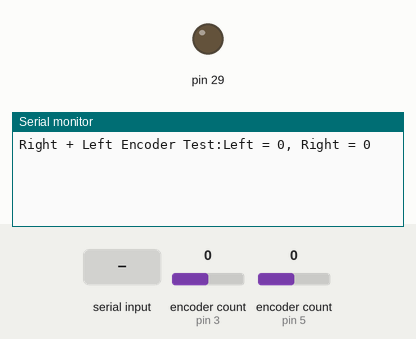
Bench run of a sketch on a simulated Teensy 4. Shown: output pins drawn as LEDs (lit = HIGH), the last lines printed to the serial monitor. Inputs (shaded band) come from the test bench; at power-on: encoder count (sensors on pin 3, pin 5) 0.

Above: at 1.2 s.
1.3 s: encoder count (sensor on pin 3) set to 1
At 2.5 s:
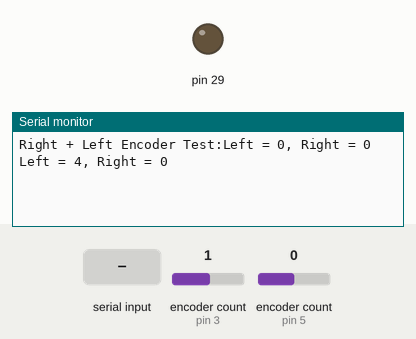
2.8 s: "1" received over Serial
At 3.7 s:
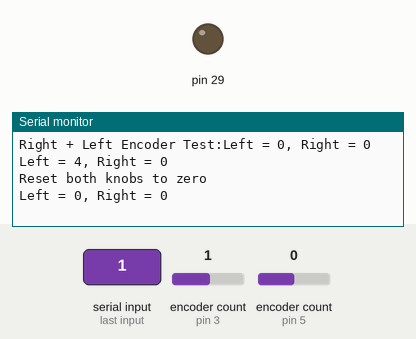

The sketch:

encoder_test.ino
```cpp
/*
 * This test prints encoder values to the Serial Monitor for both wheels
 * To check, manually spin wheels and see if values change properly
 */

#include <VL6180X.h>
#include <i2c_t3.h>
#include "pins.hh"
#include <Encoder.h>

Encoder encoderLeft(pins::encoderL1, pins::encoderL2);
Encoder encoderRight(pins::encoderR1, pins::encoderR2);

void setup() {
  // put your setup code here, to run once:
  // quiet the buzzer
  pinMode(pins::buzzer, OUTPUT);
  digitalWrite(pins::buzzer, LOW);

  Serial.begin(9600);
  Serial.print("Right + Left Encoder Test:");
}

long positionLeft  = -999;
long positionRight = -999;

void loop() {
  long newLeft, newRight;
  newLeft = encoderLeft.read();
  newRight = encoderRight.read();
  if (newLeft != positionLeft || newRight != positionRight) {
    Serial.print("Left = ");
    Serial.print(newLeft);
    Serial.print(", Right = ");
    Serial.print(newRight);
    Serial.println();
    positionLeft = newLeft;
    positionRight = newRight;
  }
  // if a character is sent from the serial monitor,
  // reset both back to zero.
  if (Serial.available()) {
    Serial.read();
    Serial.println("Reset both knobs to zero");
    encoderLeft.write(0);
    encoderRight.write(0);
  }
}
```

Measured:
- after the input at 1.3 s, the serial monitor: prints a new line at once (image 1)
- after the input at 2.8 s, the serial monitor: prints a new line at once (image 2)
